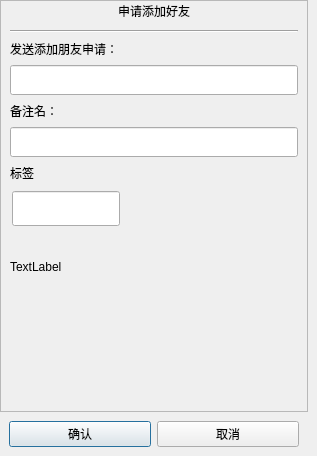
<?xml version="1.0" encoding="UTF-8"?>
<ui version="4.0">
 <class>ApplyFriend</class>
 <widget class="QDialog" name="ApplyFriend">
  <property name="geometry">
   <rect>
    <x>0</x>
    <y>0</y>
    <width>317</width>
    <height>456</height>
   </rect>
  </property>
  <property name="minimumSize">
   <size>
    <width>317</width>
    <height>456</height>
   </size>
  </property>
  <property name="maximumSize">
   <size>
    <width>317</width>
    <height>456</height>
   </size>
  </property>
  <property name="windowTitle">
   <string>ApplyFriend</string>
  </property>
  <layout class="QVBoxLayout" name="verticalLayout" stretch="0,0">
   <property name="spacing">
    <number>0</number>
   </property>
   <property name="leftMargin">
    <number>0</number>
   </property>
   <property name="topMargin">
    <number>0</number>
   </property>
   <property name="rightMargin">
    <number>9</number>
   </property>
   <property name="bottomMargin">
    <number>0</number>
   </property>
   <item>
    <widget class="QScrollArea" name="scrollArea">
     <property name="layoutDirection">
      <enum>Qt::LeftToRight</enum>
     </property>
     <property name="widgetResizable">
      <bool>true</bool>
     </property>
     <property name="alignment">
      <set>Qt::AlignCenter</set>
     </property>
     <widget class="QWidget" name="scrollcontent">
      <property name="geometry">
       <rect>
        <x>0</x>
        <y>0</y>
        <width>306</width>
        <height>412</height>
       </rect>
      </property>
      <layout class="QVBoxLayout" name="verticalLayout_2" stretch="0,0">
       <property name="spacing">
        <number>0</number>
       </property>
       <property name="leftMargin">
        <number>0</number>
       </property>
       <property name="topMargin">
        <number>0</number>
       </property>
       <property name="rightMargin">
        <number>0</number>
       </property>
       <property name="bottomMargin">
        <number>0</number>
       </property>
       <item>
        <widget class="QLabel" name="apply_lb">
         <property name="maximumSize">
          <size>
           <width>16777215</width>
           <height>20</height>
          </size>
         </property>
         <property name="text">
          <string>申请添加好友</string>
         </property>
         <property name="alignment">
          <set>Qt::AlignCenter</set>
         </property>
        </widget>
       </item>
       <item>
        <widget class="QWidget" name="apply_wid" native="true">
         <layout class="QVBoxLayout" name="verticalLayout_3">
          <item>
           <widget class="Line" name="line">
            <property name="orientation">
             <enum>Qt::Horizontal</enum>
            </property>
           </widget>
          </item>
          <item>
           <widget class="QLabel" name="label">
            <property name="maximumSize">
             <size>
              <width>16777215</width>
              <height>20</height>
             </size>
            </property>
            <property name="text">
             <string>发送添加朋友申请：</string>
            </property>
           </widget>
          </item>
          <item>
           <widget class="CustomizeEdit" name="name_ed">
            <property name="maximumSize">
             <size>
              <width>16777215</width>
              <height>30</height>
             </size>
            </property>
           </widget>
          </item>
          <item>
           <widget class="QLabel" name="label_2">
            <property name="maximumSize">
             <size>
              <width>16777215</width>
              <height>20</height>
             </size>
            </property>
            <property name="text">
             <string>备注名：</string>
            </property>
           </widget>
          </item>
          <item>
           <widget class="CustomizeEdit" name="back_ed">
            <property name="maximumSize">
             <size>
              <width>16777215</width>
              <height>30</height>
             </size>
            </property>
           </widget>
          </item>
          <item>
           <widget class="QLabel" name="label_3">
            <property name="maximumSize">
             <size>
              <width>16777215</width>
              <height>20</height>
             </size>
            </property>
            <property name="text">
             <string>标签</string>
            </property>
           </widget>
          </item>
          <item>
           <widget class="QWidget" name="lb_group_wid" native="true">
            <property name="minimumSize">
             <size>
              <width>0</width>
              <height>0</height>
             </size>
            </property>
            <layout class="QVBoxLayout" name="verticalLayout_4">
             <property name="spacing">
              <number>0</number>
             </property>
             <property name="leftMargin">
              <number>0</number>
             </property>
             <property name="topMargin">
              <number>0</number>
             </property>
             <property name="rightMargin">
              <number>0</number>
             </property>
             <property name="bottomMargin">
              <number>0</number>
             </property>
             <item>
              <widget class="QWidget" name="gridWidget" native="true">
               <property name="sizePolicy">
                <sizepolicy hsizetype="Preferred" vsizetype="Preferred">
                 <horstretch>0</horstretch>
                 <verstretch>0</verstretch>
                </sizepolicy>
               </property>
               <property name="minimumSize">
                <size>
                 <width>0</width>
                 <height>0</height>
                </size>
               </property>
               <property name="layoutDirection">
                <enum>Qt::LeftToRight</enum>
               </property>
               <widget class="CustomizeEdit" name="lb_ed">
                <property name="geometry">
                 <rect>
                  <x>2</x>
                  <y>2</y>
                  <width>108</width>
                  <height>35</height>
                 </rect>
                </property>
               </widget>
              </widget>
             </item>
             <item>
              <widget class="QWidget" name="input_tip_wid" native="true">
               <layout class="QVBoxLayout" name="verticalLayout_5">
                <property name="spacing">
                 <number>0</number>
                </property>
                <property name="leftMargin">
                 <number>0</number>
                </property>
                <property name="topMargin">
                 <number>0</number>
                </property>
                <property name="rightMargin">
                 <number>0</number>
                </property>
                <property name="bottomMargin">
                 <number>0</number>
                </property>
                <item>
                 <widget class="ClickedOnceLabel" name="tip_lb">
                  <property name="maximumSize">
                   <size>
                    <width>16777215</width>
                    <height>30</height>
                   </size>
                  </property>
                  <property name="text">
                   <string>TextLabel</string>
                  </property>
                 </widget>
                </item>
               </layout>
              </widget>
             </item>
            </layout>
           </widget>
          </item>
          <item>
           <widget class="QWidget" name="widget" native="true">
            <property name="minimumSize">
             <size>
              <width>0</width>
              <height>0</height>
             </size>
            </property>
            <layout class="QHBoxLayout" name="horizontalLayout_2">
             <property name="spacing">
              <number>0</number>
             </property>
             <property name="leftMargin">
              <number>0</number>
             </property>
             <property name="topMargin">
              <number>0</number>
             </property>
             <property name="rightMargin">
              <number>0</number>
             </property>
             <property name="bottomMargin">
              <number>0</number>
             </property>
             <item>
              <widget class="QWidget" name="lb_list" native="true"/>
             </item>
             <item>
              <widget class="QWidget" name="more_lb_wid" native="true">
               <property name="maximumSize">
                <size>
                 <width>30</width>
                 <height>16777215</height>
                </size>
               </property>
               <layout class="QVBoxLayout" name="verticalLayout_6">
                <property name="spacing">
                 <number>0</number>
                </property>
                <property name="leftMargin">
                 <number>0</number>
                </property>
                <property name="topMargin">
                 <number>0</number>
                </property>
                <property name="rightMargin">
                 <number>0</number>
                </property>
                <property name="bottomMargin">
                 <number>0</number>
                </property>
                <item>
                 <widget class="ClickedOnceLabel" name="more_lb">
                  <property name="minimumSize">
                   <size>
                    <width>30</width>
                    <height>30</height>
                   </size>
                  </property>
                  <property name="maximumSize">
                   <size>
                    <width>30</width>
                    <height>30</height>
                   </size>
                  </property>
                  <property name="text">
                   <string/>
                  </property>
                 </widget>
                </item>
               </layout>
              </widget>
             </item>
            </layout>
           </widget>
          </item>
         </layout>
        </widget>
       </item>
      </layout>
     </widget>
    </widget>
   </item>
   <item>
    <widget class="QWidget" name="apply_sure_wid" native="true">
     <property name="minimumSize">
      <size>
       <width>0</width>
       <height>0</height>
      </size>
     </property>
     <layout class="QHBoxLayout" name="horizontalLayout">
      <item>
       <widget class="ClickedBtn2" name="sure_btn">
        <property name="text">
         <string>确认</string>
        </property>
       </widget>
      </item>
      <item>
       <widget class="ClickedBtn2" name="cancel_btn">
        <property name="text">
         <string>取消</string>
        </property>
       </widget>
      </item>
     </layout>
    </widget>
   </item>
  </layout>
 </widget>
 <customwidgets>
  <customwidget>
   <class>ClickedBtn2</class>
   <extends>QPushButton</extends>
   <header location="global">ClickedBtn2.h</header>
  </customwidget>
  <customwidget>
   <class>CustomizeEdit</class>
   <extends>QLineEdit</extends>
   <header location="global">CustomizeEdit.h</header>
  </customwidget>
  <customwidget>
   <class>ClickedOnceLabel</class>
   <extends>QLabel</extends>
   <header location="global">ClickedOnceLabel.h</header>
  </customwidget>
 </customwidgets>
 <resources/>
 <connections/>
</ui>
